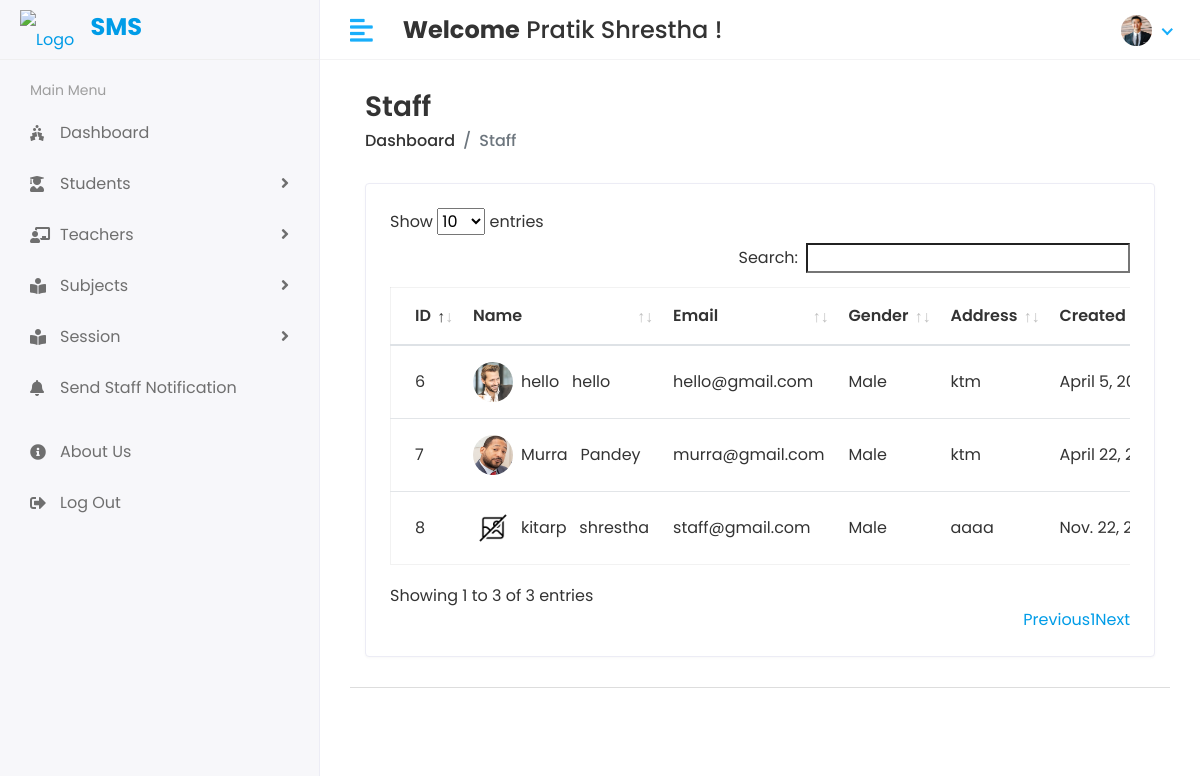
Screenshot of /Hod/Staff/View (signed in) with the database file from the repository.
### sms/models.py (models this page shows, shortened)
class CustomUser(AbstractUser):
    USER_CHOICES = (
        (1, 'HOD'),
        (2, 'STAFF'),
        (3, 'STUDENT'),
    )
    user_type = models.CharField(choices=USER_CHOICES, max_length=50, default=1)
    profile_pic = models.ImageField(upload_to='media/profile_pic')

class Staff(models.Model):
    admin =models.OneToOneField(CustomUser,on_delete=models.CASCADE)
    address=models.TextField()
    gender=models.CharField(max_length=10)
    created_at=models.DateTimeField(auto_now_add=True)
    updated_at=models.DateTimeField(auto_now=True)

### student_management_system/Hod_Views.py (the view)
# urls.py: path('Hod/Staff/View',Hod_Views.VIEW_STAFF,name='view_staff'),
@login_required(login_url='/')
def VIEW_STAFF(request):
    staff=Staff.objects.all()
    context={
        'staff':staff,
    }
    return render(request,'Hod/view_staff.html',context)

### templates/Hod/view_staff.html (shortened to what this page needs)
{% extends 'base.html' %}
{% load static %}
{% block content %}
<div class="content container-fluid">
    <div class="page-header">
       <div class="row align-items-center">
          <div class="col">
             <h3 class="page-title">Staff</h3>
             <ul class="breadcrumb">
                <li class="breadcrumb-item"><a href="index.html">Dashboard</a></li>
                <li class="breadcrumb-item active">Staff</li>
             </ul>
          </div>
       </div>
    </div>
    <div class="row">
       <div class="col-sm-12">
          <div class="card card-table">
             <div class="card-body">
                <div class="table-responsive">
                   <table id="table_id"class="table table-hover table-center mb-0 ">
                      <thead>
                         <tr>
                            <th>ID</th>
                            <th>Name</th>
                            <th>Email</th>
                            <th>Gender</th>
                            <th>Address</th>
                            <th>Created at</th>
                         </tr>
                      </thead>
                      <tbody>
                        {%for i in staff %}
                        <tr>
                            <td>{{i.id}}</td>
                            <td>
                               <h2 class="table-avatar">
                                {% if i.admin.profile_pic %}
                                    <a  class="avatar avatar-sm mr-2"><img class="avatar-img rounded-circle" src="/{{i.admin.profile_pic}}" alt="User Image"></a>
                                {% else %}
                                    <a  class="avatar avatar-sm mr-2"><img class="avatar-img rounded-circle" src="{% static 'assets/img/NoImg.png'%}" alt="No Image"></a>
                                {% endif %}
                                {{i.admin.first_name}} &nbsp; {{i.admin.last_name}}</a>
                               </h2>
                            </td>
                            <td>{{i.admin.email}}</td>
                            <td>{{i.gender}}</td>
                            <td>{{i.address}}</td>
                            <td>{{i.created_at}}</td>
                         </tr>
                         {% endfor %}
                      </tbody>
                   </table>
                </div>
             </div>
          </div>
       </div>
    </div>
 </div>
{% endblock %}

### templates/includes/header.html (shortened to what this page needs)
{% load static %}
<div class="header">
    <div class="header-left">
        <a class="logo">
            <span style="display: inline-block;">
                <img src="{% static 'assets/img/college.jpg' %}" alt="Logo" style="vertical-align: middle; " >
                <h4 style="display: inline-block; margin-left: 12px;"><strong>SMS</strong></h4>
            </span>
        </a>
    </div>
    <a href="javascript:void(0);" id="toggle_btn">
    <i class="fas fa-align-left"></i>
    </a>
    <div class="top-nav-search mt-3">
        <h4><strong>Welcome</strong>&nbsp;<span>{{user.first_name}} {{user.last_name}}</span>&nbsp;!</h4>
    </div>
    <ul class="nav user-menu">
        <li class="nav-item dropdown has-arrow">
            <a href="#" class="dropdown-toggle nav-link" data-toggle="dropdown">
            {% if user.profile_pic == "" %}
                <span class="user-img"><img class="rounded-circle" src="{% static 'assets/img/NoImg.png'%}" width="31" alt="Admin Madhav"></span>
            {% else %}
                <span class="user-img"><img class="rounded-circle" src="/{{user.profile_pic}}" width="31" alt="Admin Madhav"></span>
            {% endif %}
            </a>
        </li>
    </ul>
</div>

### static/assets/css/style.css (style rules this page uses)
html { height: 100%; }
body { background-color: #fff; color: #333; font-family: 'Poppins', sans-serif; font-size: 1rem; height: 100%; line-height: 1.5; overflow-x: hidden; }
h1, h2, h3, h4, h5, h6 { font-family: 'Poppins', sans-serif; margin-top: 0; }
a { color: #009ce7; }
input, button, a { transition: all 0.4s ease; -moz-transition: all 0.4s ease; -o-transition: all 0.4s ease; -ms-transition: all 0.4s ease; -webkit-transition: all 0.4s ease; }
ul, ol { padding: 0px; list-style: none; }
.table { color: #333; max-width: 100%; margin-bottom: 0; width: 100%; }
.table.dataTable { border-collapse: collapse !important; border: 1px solid rgba(0, 0, 0, 0.05); }
table.table td h2 { display: inline-block; font-size: inherit; font-weight: 400; margin: 0; padding: 0; vertical-align: middle; }
table.table td h2.table-avatar { align-items: center; display: inline-flex; font-size: inherit; font-weight: 400; margin: 0; padding: 0; vertical-align: middle; white-space: nowrap; }
table.table td h2 a { color: #333; }
.table thead tr th { font-weight: 600; }
.table tbody tr { border-bottom: 1px solid rgba(0, 0, 0, 0.05); }
.table.table-center td, .table.table-center th { vertical-align: middle; }
.card-table .card-body .table > thead > tr > th { border-top: 0; }
.card-table .card-body .table tr td:first-child, .card-table .card-body .table tr th:first-child { padding-left: 1.5rem; }
.card-table .table td, .card-table .table th { border-top: 1px solid #e2e5e8; padding: 1rem 0.75rem; white-space: nowrap; }
.card { border: 1px solid #ececf5; box-shadow: 0 1px 3px 0 rgba(0, 0, 0, 0.03); margin-bottom: 1.875rem; }
.card-body { padding: 1.5rem; }
.avatar { position: relative; display: inline-block; width: 3rem; height: 3rem }
.avatar > img { width: 100%; height: 100%; -o-object-fit: cover; object-fit: cover; }
.avatar-sm { width: 2.5rem; height: 2.5rem; }
.header { background-color: #fff; border-bottom: 1px solid #f3f3f4; left: 0; position: fixed; right: 0; top: 0; z-index: 1001; height: 60px; }
.header .header-left { float: left; height: 60px; padding: 0 20px; position: relative; width: 320px; z-index: 1; transition: all 0.2s ease-in-out; background-color: #f7f7fa; border-bottom: 1px solid #efefef; border-right: 1px solid #ececf5; display: flex; align-items: center; }
.header .header-left .logo { display: inline-block; line-height: 60px; }
.header .header-left .logo img { max-height: 40px; width: auto; }
.header .dropdown-toggle:after { display: none; }
.header .has-arrow .dropdown-toggle:after { border-top: 0; border-left: 0; border-bottom: 2px solid #18aefa; border-right: 2px solid #18aefa; content: ''; height: 8px; display: inline-block; pointer-events: none; -webkit-transform-origin: 66% 66%; -ms-transform-origin: 66% 66%; transform-origin: 66% 66%; -webkit-transform: rotate(45deg); -ms-transform: rotate(45deg); transform: rotate(45deg); -webkit-transition: all 0.15s ease-in-out; transition: all 0.15s ease-in-out; width: 8px; vertical-align: 0px; }
.user-menu { float: right; margin: 0; position: relative; z-index: 99; padding-right: 15px; }
.user-menu.nav > li > a { color: #a0a0a0; font-size: 14px; line-height: 58px; padding: 0 15px; height: 60px; }
.user-img { margin-right: 3px; position: relative; }
.top-nav-search { float: left; margin-left: 15px; }
.page-header { margin-bottom: 1.875rem; }
.page-header .breadcrumb { background-color: transparent; color: #6c757d; font-size: 1rem; font-weight: 500; margin-bottom: 0; padding: 0; }
.page-header .breadcrumb a { color: #333; }
.page-title { font-size: 28px; font-weight: 600; color: #333; margin-bottom: 5px; }
@media (min-width: 992px) { #toggle_btn { align-items: center; color: #18aefa; display: inline-flex; float: left; font-size: 26px; height: 60px; justify-content: center; margin-left: 15px; padding: 0 15px; } }

### rows the page displays
CustomUser: first_name "Pratik", last_name "Shrestha", profile_pic (picture)
Staff: id "6", admin.profile_pic (picture), admin.first_name "hello", admin.last_name "hello", admin.email "hello@gmail.com", gender "Male", address "ktm", created_at "April 5,…"
Staff: id "7", admin.profile_pic (picture), admin.first_name "Murra", admin.last_name "Pandey", admin.email "murra@gmail.com", gender "Male", address "ktm", created_at "April 22,…"
Staff: id "8", admin.first_name "kitarp", admin.last_name "shrestha", admin.email "staff@gmail.com", gender "Male", address "aaaa", created_at "Nov. 22,…"
